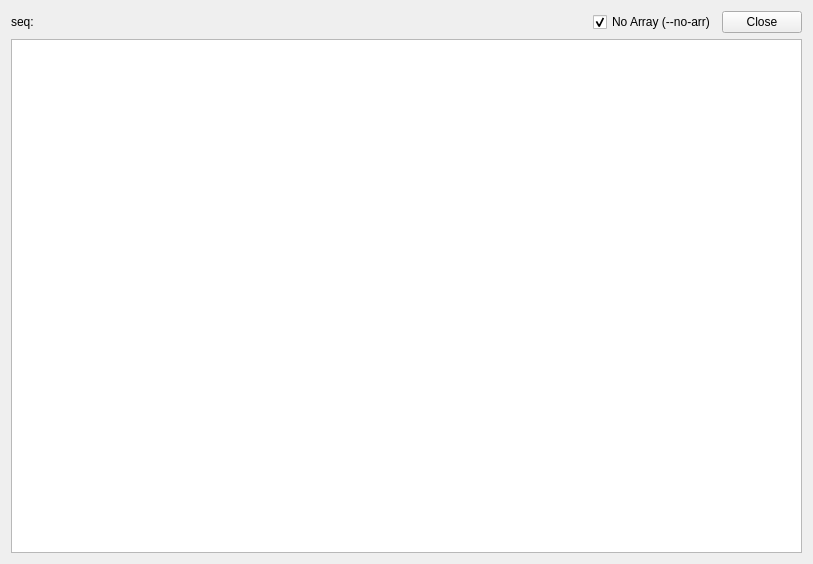
<?xml version="1.0" encoding="UTF-8"?>
<ui version="4.0">
 <class>RosIntrospectorEchoWidget</class>
 <widget class="QWidget" name="RosIntrospectorEchoWidget">
  <property name="geometry">
   <rect>
    <x>0</x>
    <y>0</y>
    <width>813</width>
    <height>564</height>
   </rect>
  </property>
  <property name="windowTitle">
   <string>Form</string>
  </property>
  <layout class="QVBoxLayout" name="verticalLayout_3">
   <item>
    <layout class="QVBoxLayout" name="verticalLayout_2">
     <property name="sizeConstraint">
      <enum>QLayout::SetMinimumSize</enum>
     </property>
     <item>
      <layout class="QHBoxLayout" name="horizontalLayout_2">
       <item>
        <widget class="QLabel" name="label">
         <property name="text">
          <string>seq:</string>
         </property>
        </widget>
       </item>
       <item>
        <widget class="QCheckBox" name="noArrFlag">
         <property name="sizePolicy">
          <sizepolicy hsizetype="Maximum" vsizetype="Fixed">
           <horstretch>0</horstretch>
           <verstretch>0</verstretch>
          </sizepolicy>
         </property>
         <property name="text">
          <string>No Array (--no-arr)</string>
         </property>
         <property name="checked">
          <bool>true</bool>
         </property>
         <property name="tristate">
          <bool>false</bool>
         </property>
        </widget>
       </item>
       <item>
        <widget class="QPushButton" name="closeButton">
         <property name="sizePolicy">
          <sizepolicy hsizetype="Maximum" vsizetype="Fixed">
           <horstretch>0</horstretch>
           <verstretch>0</verstretch>
          </sizepolicy>
         </property>
         <property name="text">
          <string>Close</string>
         </property>
        </widget>
       </item>
      </layout>
     </item>
     <item>
      <widget class="QTextBrowser" name="echoBrowser">
       <property name="enabled">
        <bool>true</bool>
       </property>
      </widget>
     </item>
    </layout>
   </item>
  </layout>
 </widget>
 <resources/>
 <connections>
  <connection>
   <sender>closeButton</sender>
   <signal>clicked()</signal>
   <receiver>RosIntrospectorEchoWidget</receiver>
   <slot>close()</slot>
   <hints>
    <hint type="sourcelabel">
     <x>761</x>
     <y>28</y>
    </hint>
    <hint type="destinationlabel">
     <x>406</x>
     <y>281</y>
    </hint>
   </hints>
  </connection>
 </connections>
</ui>
